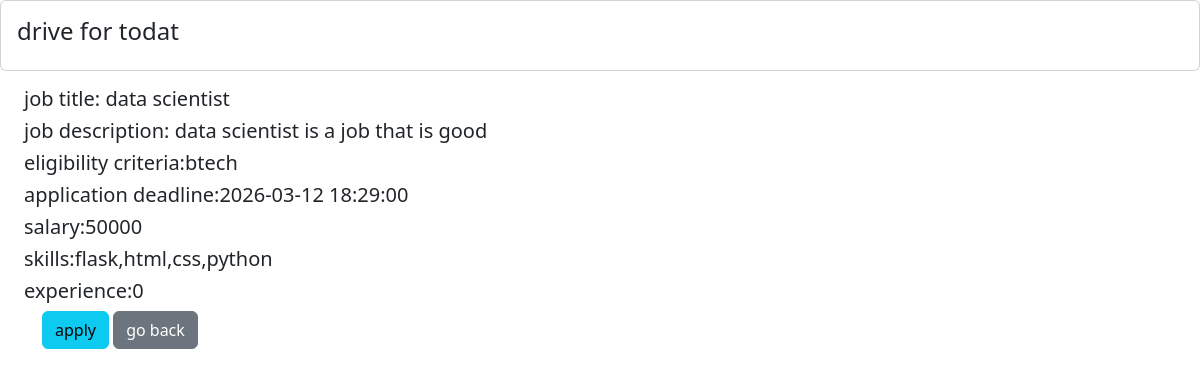
The page /students/apply_drive/5 (signed in) on the database its author committed.
### backend/models.py (models this page shows)
class PlacementDrive(db.Model):
    __tablename__ = 'placement_drives'
    placemnt_id = db.Column(db.Integer, primary_key=True, autoincrement=True)
    drive_name=db.Column(db.String, nullable=False,unique=True)
    company_id = db.Column(db.Integer, db.ForeignKey('companies.cmp_id'), nullable=False)
    job_title = db.Column(db.String, nullable=False)
    job_description = db.Column(db.Text, nullable=False)
    eligibility_criteria = db.Column(db.Text, nullable=False)
    application_deadline = db.Column(db.DateTime, nullable=False)
    status = db.Column(db.String, default="Pending")
    salary=db.Column(db.Integer,nullable="False")
    skills=db.Column(db.String, nullable=False)
    exp=db.Column(db.String, nullable=False)
    applications = db.relationship('Application', backref='drive', lazy=True)

### backend/routes.py (the view)
@app.route("/students/apply_drive/<int:drive_id>", methods=["GET"])
@login_required
def student_apply_drive(drive_id):
    if not isinstance(current_user, Student):
        return "Unauthorized"
    drive = PlacementDrive.query.get_or_404(drive_id)
    if drive.status.lower() != "pending" or drive.company.approval_status.lower() != "active":
        return "Cannot apply to this drive"
    return render_template("students/apply_drive.html", drive=drive)

### app.py (called while the page is built)
def create_app():
    app=Flask(__name__)
    app.config["SQLALCHEMY_DATABASE_URI"] = "sqlite:///Placement.db"
    db.init_app(app)
    app.config["SECRET_KEY"]="thisgoodday"
    login_manager=LoginManager(app)
    @login_manager.user_loader
    def load_user(email):
        return (db.session.query(Admin).filter_by(email=email).first() or \
        db.session.query(Student).filter_by(email=email).first() or \
        db.session.query(Company).filter_by(email=email).first())
    app.app_context().push()
    db.create_all()
    return app

### templates/students/apply_drive.html (shortened to what this page needs)
<!DOCTYPE html>
<html lang="en">
<head>
    <link rel="stylesheet" href="https://cdn.jsdelivr.net/npm/bootstrap-icons@1.13.1/font/bootstrap-icons.min.css">
     <link href="https://cdn.jsdelivr.net/npm/bootstrap@5.3.8/dist/css/bootstrap.min.css" rel="stylesheet">
  </head>
  <body>
  <div class="card" style="width: 100%;"S>
  <div class="card-body">
    <h4 class="card-title">{{drive.drive_name}}</h4>
  </div>
  </div>
  <div class=" mt-3 ms-4 me-4">
    <h5>job title: {{drive.job_title}}</h5>
    <h5>job description: {{drive.job_description}}</h5>
    <h5>eligibility criteria:{{drive.eligibility_criteria}}</h5>
    <h5>application deadline:{{drive.application_deadline}}</h5>
    <h5>salary:{{drive.salary}}</h5>
    <h5>skills:{{drive.skills}}</h5>
    <h5>experience:{{drive.exp}}</h5>
    </div>
    <div class="container-md">
    <form action="/students/apply_job/{{ drive.placemnt_id }}" method="POST" class="d-inline">
      <button type="submit" class="btn btn-info">apply</button>
    </form>
    <a href="/company/{{ drive.company_id }}/drives" class="btn btn-secondary">go back</a>
    </div>
</body>
</html>
  </html>

### rows shown on the page
PlacementDrive: drive_name "drive for todat", job_title "data scientist", job_description "data scientist is a job that is good", eligibility_criteria "btech", application_deadline "2026-03-12 18:29:00", salary "50000", skills "flask,html,css,python", exp "0"
